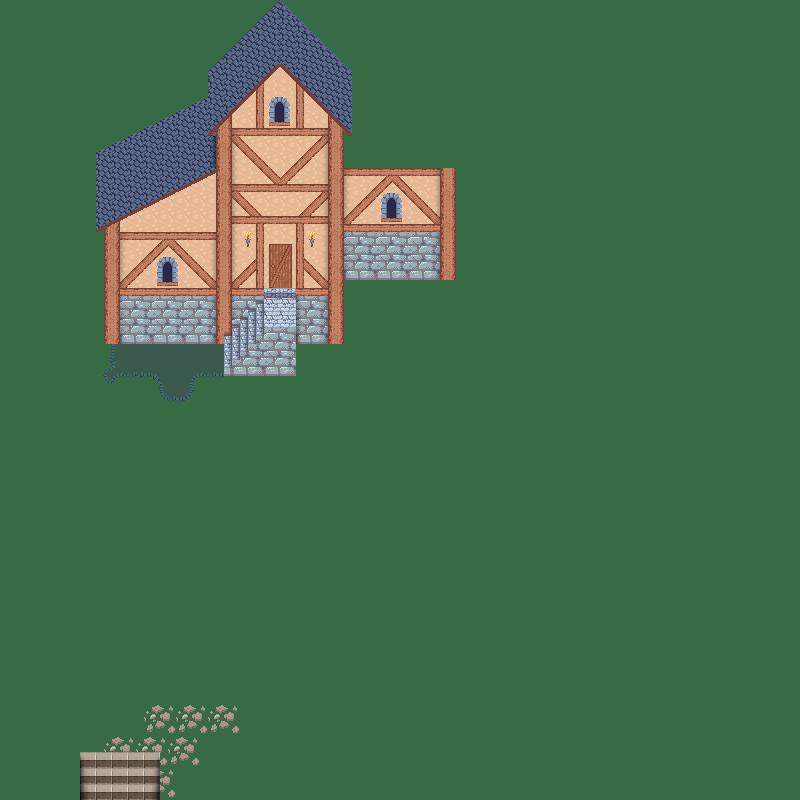

Rendered tile map (Tiled .tmx) drawn with the repository's tilesets; below, a short description and the map source with its tile grids summarised:
An orthogonal 100x100 tile map with 8x8 px tiles, 8 tile layers (Ground, GroundTop, BuildingWalls, BuildingFront, ...).

<map version="1.2" tiledversion="2018.12.22" orientation="orthogonal" renderorder="right-down" width="100" height="100" tilewidth="8" tileheight="8" infinite="0" nextlayerid="9" nextobjectid="1">
 <tileset firstgid="1" name="town-tiles" tilewidth="8" tileheight="8" tilecount="4096" columns="64">
  <image source="../images/town-tiles.png" width="512" height="512" />
 </tileset>
 <layer id="4" name="Ground" width="100" height="100">
  <data>[10000 cells, 10000 non-empty, 21 distinct tile ids]</data>
 </layer>
 <layer id="5" name="GroundTop" width="100" height="100">
  <data>[10000 cells, 98 non-empty, 40 distinct tile ids]</data>
 </layer>
 <layer id="1" name="BuildingWalls" width="100" height="100">
  <data>[10000 cells, 996 non-empty, 28 distinct tile ids]</data>
 </layer>
 <layer id="2" name="BuildingFront" width="100" height="100">
  <data>[10000 cells, 316 non-empty, 54 distinct tile ids]</data>
 </layer>
 <layer id="3" name="BuildingShadow" width="100" height="100">
  <data>[10000 cells, 140 non-empty, 9 distinct tile ids]</data>
 </layer>
 <layer id="7" name="RoofBack" width="100" height="100">
  <data>[10000 cells, 389 non-empty, 40 distinct tile ids]</data>
 </layer>
 <layer id="6" name="RoofFront" width="100" height="100">
  <data>[10000 cells, 80 non-empty, 12 distinct tile ids]</data>
 </layer>
 <layer id="8" name="RoofShadow" width="100" height="100">
  <data>[10000 cells, 16 non-empty, 13 distinct tile ids]</data>
 </layer>
</map>